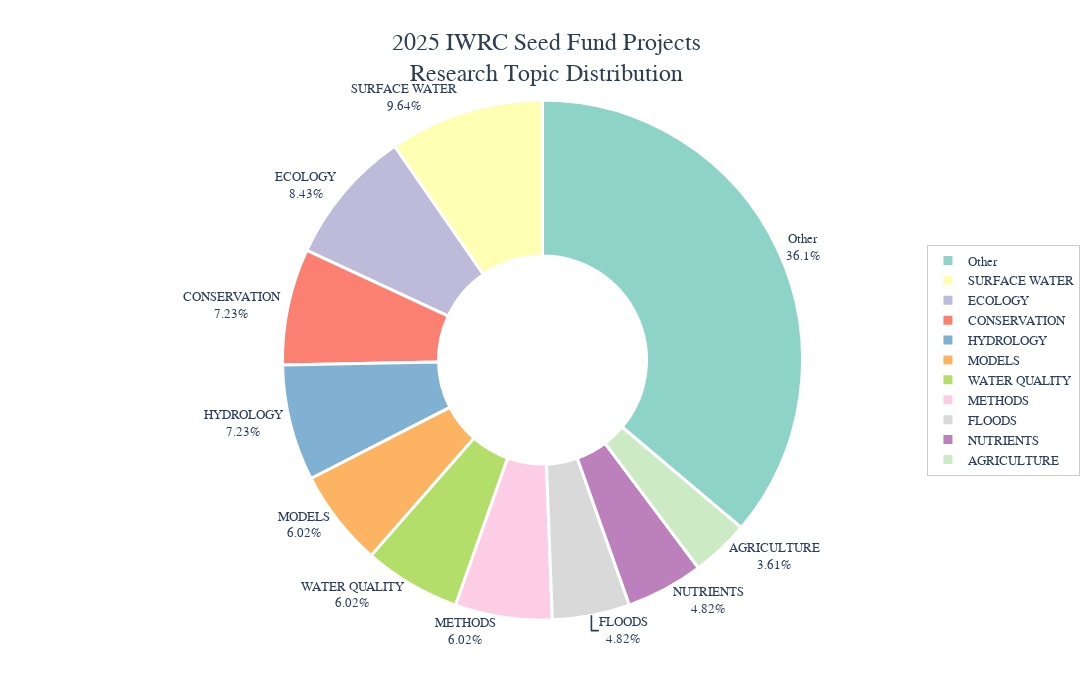

The notebook cell saved with this chart:
### Code cell
# Create clean, professional pie chart
fig_pie = px.pie(
    pie_df,
    values='Count',
    names='Keyword',
    title='2025 IWRC Seed Fund Projects - Research Topic Distribution',
    hole=0.4,  # Donut chart
    color_discrete_sequence=px.colors.qualitative.Set3
)

fig_pie.update_traces(
    textposition='outside',
    textinfo='label+percent',
    hovertemplate='<b>%{label}</b><br>Count: %{value}<br>Percentage: %{percent}<extra></extra>',
    marker=dict(line=dict(color='white', width=3))
)

fig_pie.update_layout(
    title=dict(
        text='2025 IWRC Seed Fund Projects<br>Research Topic Distribution',
        x=0.5,
        xanchor='center',
        font=dict(size=24, family='Arial', color='#2c3e50')
    ),
    font=dict(size=13, family='Arial'),
    showlegend=True,
    legend=dict(
        orientation='v',
        yanchor='middle',
        y=0.5,
        xanchor='left',
        x=1.05,
        bgcolor='rgba(255,255,255,0.8)',
        bordercolor='#ccc',
        borderwidth=1
    ),
    height=700,
    width=1100,
    paper_bgcolor='white',
    plot_bgcolor='white'
)

# Save as HTML
fig_pie.write_html(
    '2025_keyword_pie_chart_interactive.html',
    config={'displayModeBar': True, 'displaylogo': False}
)
print("✅ Saved: 2025_keyword_pie_chart_interactive.html")

# Display
fig_pie.show()

### Figure 1 — Plotly figure (JSON) as saved in the notebook; plotly's stock layout.template omitted (floating-point values rounded to 4 significant figures)
{"data": [{"domain": {"x": [0.0, 1.0], "y": [0.0, 1.0]}, "hole": 0.4, "hovertemplate": "<b>%{label}</b><br>Count: %{value}<br>Percentage: %{percent}<extra></extra>", "labels": ["SURFACE WATER", "ECOLOGY", "CONSERVATION", "HYDROLOGY", "MODELS", "WATER QUALITY", "METHODS", "FLOODS", "NUTRIENTS", "AGRICULTURE", "Other"], "legendgroup": "", "marker": {"line": {"color": "white", "width": 3}}, "name": "", "showlegend": true, "textinfo": "label+percent", "textposition": "outside", "type": "pie", "values": [8, 7, 6, 6, 5, 5, 5, 4, 4, 3, 30]}], "layout": {"font": {"family": "Arial", "size": 13}, "height": 700, "legend": {"bgcolor": "rgba(255,255,255,0.8)", "bordercolor": "#ccc", "borderwidth": 1, "orientation": "v", "tracegroupgap": 0, "x": 1.05, "xanchor": "left", "y": 0.5, "yanchor": "middle"}, "paper_bgcolor": "white", "piecolorway": ["rgb(141,211,199)", "rgb(255,255,179)", "rgb(190,186,218)", "rgb(251,128,114)", "rgb(128,177,211)", "rgb(253,180,98)", "rgb(179,222,105)", "rgb(252,205,229)", "rgb(217,217,217)", "rgb(188,128,189)", "rgb(204,235,197)", "rgb(255,237,111)"], "plot_bgcolor": "white", "showlegend": true, "title": {"font": {"color": "#2c3e50", "family": "Arial", "size": 24}, "text": "2025 IWRC Seed Fund Projects<br>Research Topic Distribution", "x": 0.5, "xanchor": "center"}, "width": 1100}}
